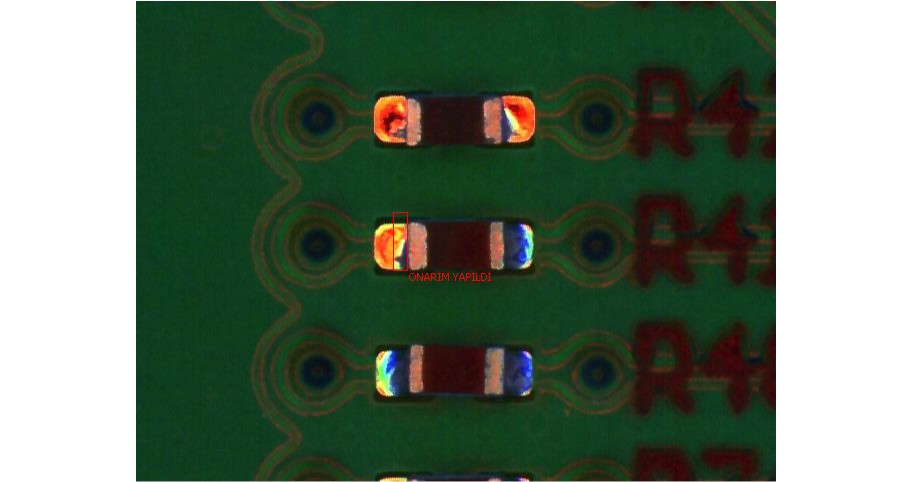
#> input picture hatali/2025102016/20251020165558_R41_2.jpg, 912 x 482 px
$ python -i build_dataset.py   (imports and definitions only)
#> lines starting #> are read from the running program, lines starting #| are printed output that depends on the picture
#> further down, picture is the input picture: shape (482, 912, 3); mean B, G, R 97.9, 115.6, 98.2
"""
Hatali Data Pipeline
====================
1. HTML defect loglarindan label cikarir
2. hatali_metadata.csv olusturur (69 resim + label)
3. Offline augmentation yapar → hatali_aug/ klasorune kaydeder
4. metadata.csv (hatasiz) + hatali_metadata.csv + augmented → combined_metadata.csv
5. Data leakage-siz train/val/test split ekler

Kullanim:
  python build_dataset.py
"""

import os
import re
import csv
import cv2
import random
import numpy as np
from pathlib import Path
from datetime import datetime
from collections import defaultdict

# ============================================================
# KONFIGÜRASYON
# ============================================================
HATALI_DIR = r"hatali"
RAW_DATA_DIR = r"raw_data"
HATALI_AUG_DIR = r"hatali_aug"
OK_METADATA = r"metadata.csv"
HATALI_METADATA = r"hatali_metadata.csv"
COMBINED_METADATA = r"combined_metadata.csv"

IMAGE_EXTENSIONS = {".jpg", ".jpeg", ".png", ".bmp", ".tiff", ".tif"}

# Augmentation: her hatali resimden kac kopya uretilecek
AUGMENTATION_FACTOR = 8

# Train/Val/Test split oranlari
TRAIN_RATIO = 0.75
VAL_RATIO = 0.15
TEST_RATIO = 0.10

# Reproducibility
RANDOM_SEED = 42

# Komponent tipi eslestirme (generate_metadata.py ile ayni)
COMP_TYPE_MAP = {
    "R": "Resistor",
    "C": "Capacitor",
    "X": "Crystal/Connector",
    "U": "IC",
    "L": "Inductor",
    "D": "Diode",
    "Q": "Transistor",
    "J": "Connector",
    "F": "Fuse",
    "T": "Transformer",
    "SW": "Switch",
    "LED": "LED",
    "TP": "Test Point",
    "FB": "Ferrite Bead",
    "Y": "Crystal",
    "K": "Relay",
    "P": "Plug",
    "S": "Switch",
    "Z": "Zener Diode",
}

# ============================================================
# Judgment → Normalize edilmis label eslestirme
# ============================================================
# HTML'deki Turkce/encoding bozuk Judgment degerlerini temiz label'a donustur
JUDGMENT_LABEL_MAP = {
    # Gercek hata tipleri
    "KISA DEVRE": "kisa_devre",
    "EGRILIK": "egrilik",
    "MEZAR TASI": "mezar_tasi",
    "LEHIM TOPU": "lehim_topu",
    "KALKIK BACAK": "kalkik_bacak",
    "KIRLI HASARLI": "kirli_hasarli",
    "EKSIK MALZEME": "eksik_malzeme",
    "EKSK MALZEME": "eksik_malzeme",  # encoding bozuk versiyon

    # Aksiyon tipleri — bunlar icin Inspection Result'a bakacagiz
    "ONARIM YAPILDI": None,  # None = Inspection Result'tan al

    # Kod bazli (00021 gibi) — Inspection Result'tan al
    "00021": None,

    # Header satiri (parse artifact)
    "Judgment": None,
}

# Inspection Result → label eslestirme (Judgment None olunca kullanilir)
INSPECTION_LABEL_MAP = {
    "LEHIM": "lehim_hatasi",
    "LEHM": "lehim_hatasi",        # encoding bozuk
    "LEH\x00M": "lehim_hatasi",    # null char
    "PRESENCE": "presence_hatasi",
    "FAZLA MALZEME": "fazla_malzeme",
    "ATIK MALZEME": "atik_malzeme",
    "SOGUK LEHIM": "soguk_lehim",
    "SOGUK LEHM": "soguk_lehim",   # encoding bozuk
    "MISSING PART": "eksik_malzeme",
    "SOLDER JOINT": "lehim_hatasi",
    "SOLDER BRIDGE": "lehim_koprusu",
    "LIFTED LEAD": "kalkik_bacak",
    "Inspection Result": None,     # header satiri
}


# [232 lines left out: functions normalize_text, get_defect_label, parse_filename, parse_html_files, build_hatali_metadata, not called in this run]


# ============================================================
# BOLUM 2: OFFLINE AUGMENTATION
# ============================================================
def augment_image(image):
    """Tek bir augmented kopya uret. Her cagirildigida farkli sonuc."""
    img = image.copy()
    h, w = img.shape[:2]
#> h = 482; w = 912

    # 1. Dondurme (0, 90, 180, 270)
    if random.random() > 0.3:
        angle = random.choice([90, 180, 270])
        if angle == 90:
            img = cv2.rotate(img, cv2.ROTATE_90_CLOCKWISE)
        elif angle == 180:
            img = cv2.rotate(img, cv2.ROTATE_180)
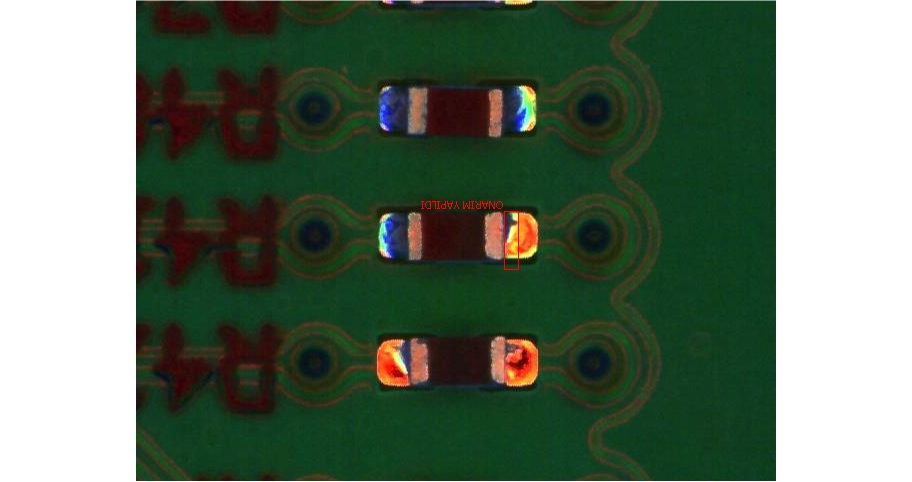
#> img: shape (482, 912, 3); mean B, G, R 97.9, 115.6, 98.2
        else:
            img = cv2.rotate(img, cv2.ROTATE_90_COUNTERCLOCKWISE)

    # 2. Yatay / dikey flip
    if random.random() > 0.5:
        img = cv2.flip(img, 1)
    if random.random() > 0.5:
        img = cv2.flip(img, 0)
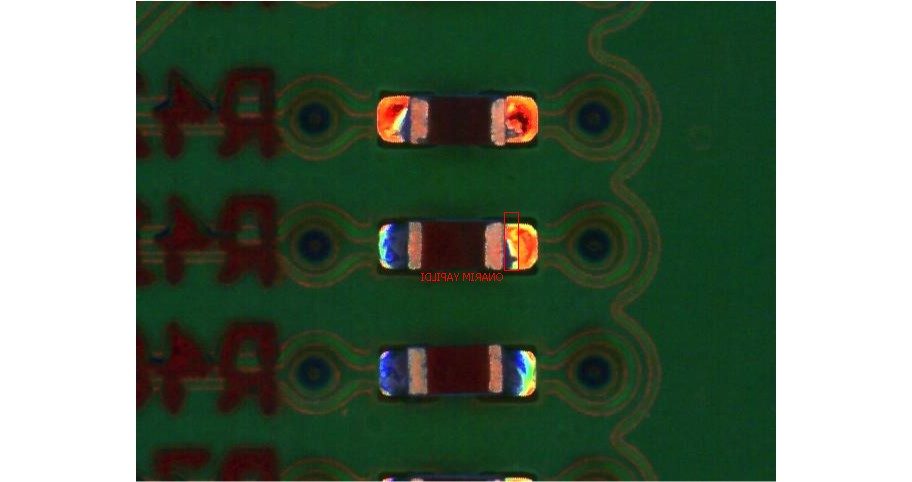
#> img: shape (482, 912, 3); mean B, G, R 97.9, 115.6, 98.2

    # 3. Parlaklik / kontrast
    if random.random() > 0.3:
        alpha = random.uniform(0.75, 1.25)
        beta = random.randint(-30, 30)
        img = cv2.convertScaleAbs(img, alpha=alpha, beta=beta)
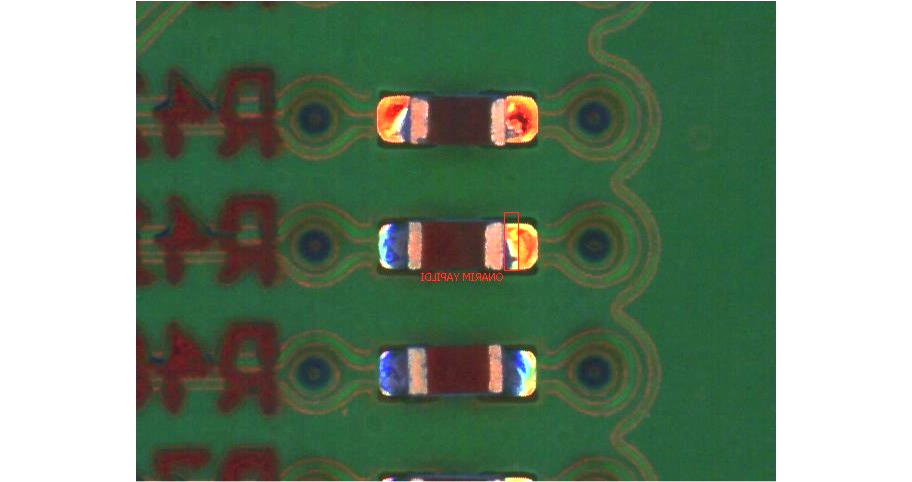
#> img: shape (482, 912, 3); mean B, G, R 118.5, 139.8, 118.3

    # 4. Gaussian blur
    if random.random() > 0.7:
        ksize = random.choice([3, 5])
        img = cv2.GaussianBlur(img, (ksize, ksize), 0)

    # 5. Gaussian noise
    if random.random() > 0.7:
        noise = np.random.normal(0, 8, img.shape).astype(np.int16)
        img = np.clip(img.astype(np.int16) + noise, 0, 255).astype(np.uint8)

    # 6. Random crop + resize (orijinal boyuta geri)
    if random.random() > 0.4:
        curr_h, curr_w = img.shape[:2]
#> curr_h = 482; curr_w = 912
        crop_pct = random.uniform(0.85, 0.95)
        new_h = int(curr_h * crop_pct)
#> new_h = 453
        new_w = int(curr_w * crop_pct)
#> new_w = 858
        y_off = random.randint(0, curr_h - new_h)
#> y_off = 16
        x_off = random.randint(0, curr_w - new_w)
#> x_off = 8
        img = img[y_off:y_off + new_h, x_off:x_off + new_w]
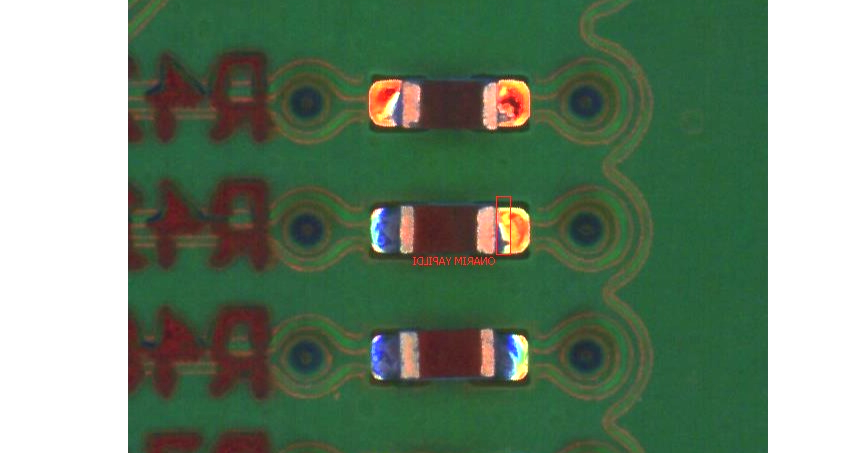
#> img: shape (453, 858, 3); mean B, G, R 109.4, 132.2, 109.4
        img = cv2.resize(img, (curr_w, curr_h))
#> img: shape (482, 912, 3)

    # 7. Hafif renk shift (Hue)
    if random.random() > 0.6:
        hsv = cv2.cvtColor(img, cv2.COLOR_BGR2HSV).astype(np.int16)
        hsv[:, :, 0] = (hsv[:, :, 0] + random.randint(-5, 5)) % 180
        hsv[:, :, 1] = np.clip(hsv[:, :, 1] + random.randint(-15, 15), 0, 255)
        img = cv2.cvtColor(hsv.astype(np.uint8), cv2.COLOR_HSV2BGR)

    return img


# [307 lines left out: functions run_augmentation, assign_splits, build_combined_metadata, print_report, main, not called in this run]


# [2 lines not run here, left out]

>>> import cv2
>>> picture = cv2.imread('hatali/2025102016/20251020165558_R41_2.jpg')
>>> result = augment_image(picture)
